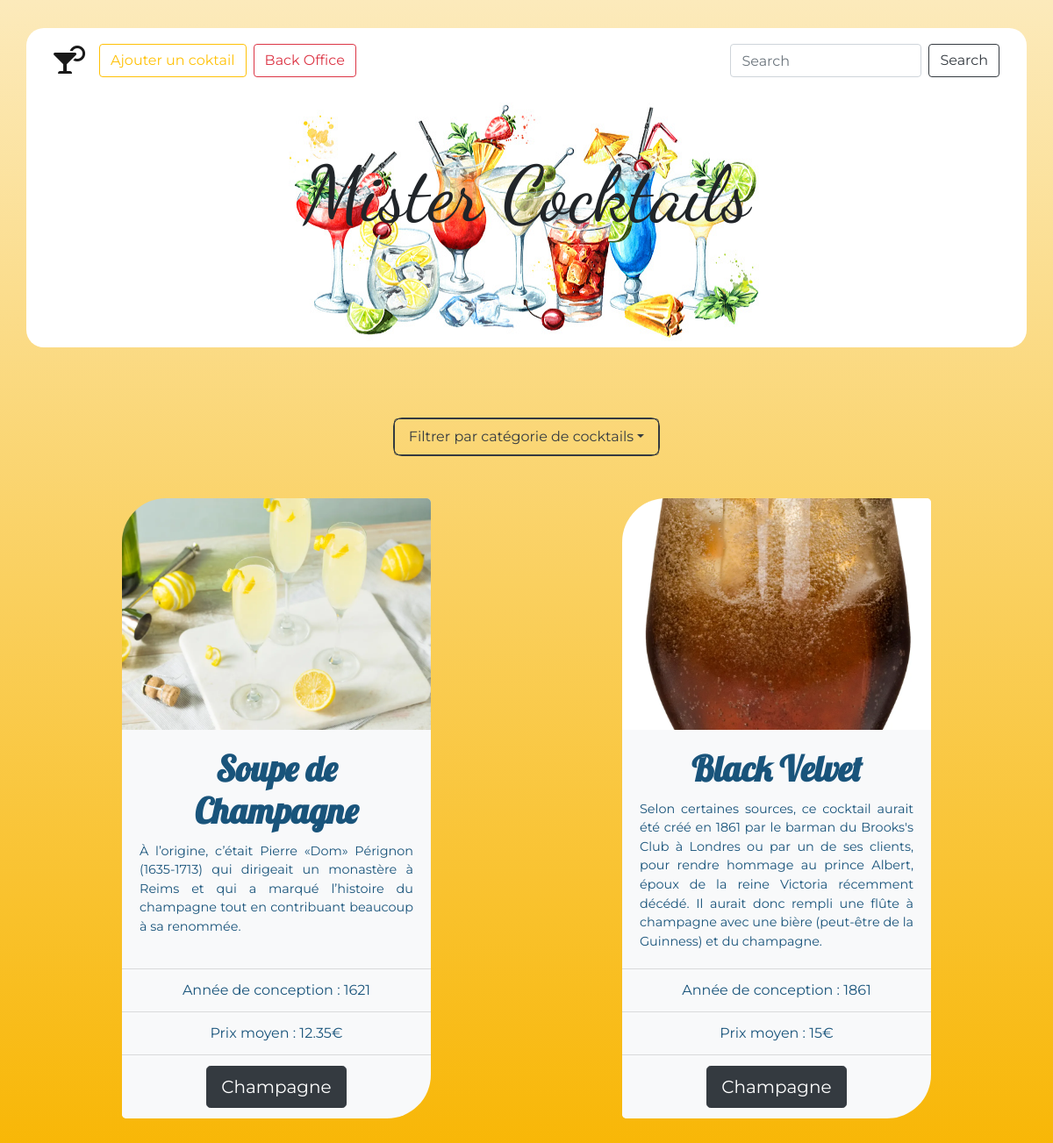
/index.php?categorie=Champagne, run on the app's committed database.
### tables this page shows
CREATE TABLE `Cocktail` (
  `id` int(11) NOT NULL,
  `nom` varchar(255) DEFAULT NULL,
  `description` text,
  `urlPhoto` varchar(255) DEFAULT NULL,
  `dateConception` date DEFAULT NULL,
  `prixMoyen` float DEFAULT NULL,
  `idFamille` int(11) DEFAULT NULL
);

CREATE TABLE `Famille` (
  `id` int(11) NOT NULL,
  `nomFamille` varchar(255) DEFAULT NULL
);

### index.php (called while the page is built, shortened)
<?php
    require 'models/cocktail.php';
    if (isset($_GET['categorie'])) {
        $listeCocktails = listerCocktailsCat($_GET['categorie']);
    }
    else {
        $listeCocktails = listerCocktails();
    }
    include 'templates/index.phtml';
?>

### models/cocktail.php (called while the page is built, shortened)
<?php
    function listerCocktailsCat($categorie) {
        $pdo = connectToDatabase();
        $query = $pdo->prepare("
            SELECT
                Cocktail.id,
                nom,
                nomFamille,
                description,
                urlPhoto,
                YEAR(dateConception) AS anneeConception,
                prixMoyen
            FROM Cocktail
            INNER JOIN Famille ON idFamille = Famille.id
            WHERE nomFamille = ?;
        ");
        $query->execute([ $categorie ]);
        return $query->fetchAll(PDO::FETCH_ASSOC);
    }

### templates/index.phtml (the view, shortened to what this page needs)
<!DOCTYPE html>
<html lang="fr">
<head>
    <link rel="stylesheet" href="https://cdnjs.cloudflare.com/ajax/libs/twitter-bootstrap/4.4.1/css/bootstrap.min.css">
    <link rel="stylesheet" href="https://cdnjs.cloudflare.com/ajax/libs/font-awesome/5.15.2/css/all.min.css" />
    <link rel="stylesheet" href="assets/css/cocktails.css">
</head>
<body>
    <header>
        <div class="container">
            <nav class="navbar navbar-expand-lg navbar-light bg-transparent">
                <a class="navbar-brand" href="index.php"><i class="fas fa-cocktail"></i></a>
                <div class="collapse navbar-collapse" id="navbarSupportedContent">
                    <?php include 'templates/inc/nav.phtml' ?>
                <form action="index.php" class="form-inline my-2 my-lg-0">
                    <input class="form-control mr-sm-2" type="search" placeholder="Search" aria-label="Search" name="recherche">
                    <button class="btn btn-outline-dark my-2 my-sm-0" type="submit">Search</button>
                </form>
            </div>
        </nav>
        <div class="header">
            <h1>Mister Cocktails</h1>
        </div>
    </div>
</header>
        <main>
            <div class="container">
                <div class="nav-item dropdown active border border-dark mb-5">
                    <a class="nav-link dropdown-toggle btn btn-outline-dark" href="#" id="navbarDropdown" role="button" data-toggle="dropdown" aria-haspopup="true" aria-expanded="false">
                    Filtrer par catégorie de cocktails</a>
                </div>
                <div class="row justify-content-around">
                    <?php foreach($listeCocktails AS $sousTableau) { ?>
                    <div class="card cocktail bg-light">
                        <a href="detailsCocktail.php?id=<?=$sousTableau['id']?>"><img src="assets/images/cocktails/<?=$sousTableau['urlPhoto']?>" class="card-img-top" alt="<?=$sousTableau['urlPhoto']?>"></a>
                        <div class="card-body bg-light">
                            <a href="detailsCocktail.php?id=<?=$sousTableau['id']?>"><h5 class="card-title"><?=$sousTableau['nom'] ?></h5></a>
                            <p class="card-text "><?=$sousTableau['description'] ?></p>
                        </div>
                        <ul class="list-group list-group-flush">
                            <li class="list-group-item bg-light">Année de conception : <?=$sousTableau['anneeConception']?></li>
                            <li class="list-group-item bg-light">Prix moyen : <?=$sousTableau['prixMoyen']?>€</li>
                            <li class="list-group-item bg-light text-center"><a class="btn btn-lg btn-dark" href="index.php?categorie=<?=$sousTableau['nomFamille']?>"><?=$sousTableau['nomFamille']?></a></li>
                        </ul>
                    </div>
                    <?php } ?>
                </div>
        </div>
    </main>
</body>
</html>

### assets/css/cocktails.css (style rules this page uses)
* { box-sizing: border-box; }
header { margin-bottom:5rem; }
nav > a:first-child { font-size: 2rem; }
nav a { font-size: 1.3rem; }
header .container { background-color: white; border-radius: 20px; }
.nav-item { width:max-content; border-radius: 10px; }
.header { background: url('../images/banners/banner-3.jpg'); background-size:auto; background-repeat: no-repeat; background-position: center; padding: 4rem 0rem 7rem 0rem; text-align: center; border-radius: 20px; max-width: 575px; margin: 0 auto; }
h1 { font-size: 5.5rem; font-family: 'Dancing Script', cursive; }
body { background: linear-gradient(to bottom, #fceabb, #f8b500); font-family: Montserrat, sans-serif; min-height: 100vh; padding: 2rem 0; }
h5 { color:#19547b; text-align: center; font-size: 2.5rem; font-weight: 900; font-family: 'Lobster', cursive; }
p,ul { color: #19547b; border-right: none !important; border-left:none !important; }
main { display: flex; flex-wrap: wrap; justify-content: space-between; }
nav { width: 100%; margin: 0 auto; }
.cocktail { margin-bottom: 3rem; max-width: 22rem; border-radius:80px 5px; }
.cocktail ul { border-radius:0 0 50px 5px !important; }
.cocktail ul li:nth-child(3) { border-radius:0 0 50px 5px !important; }
.cocktail ul li:nth-child(1) { border-top-width: 1px !important; }
.cocktail img { border-radius:50px 5px 0 0; }
.cocktail .card-text { font-size: 90%; text-align: justify; }
.card { border:none !important; }
main .container > div:first-child { width:fit-content; margin:0 auto; }
.container div { text-align: center; }
button { padding: 1rem 5rem; }
.row { position:relative; }

### data on the page
cocktail: urlPhoto (picture), nom "Soupe de Champagne", description "À l’origine, c’était Pierre «Dom» Pérignon (1635-1713) qui dirigeait un monastère à Reims et qui a marqué l’histoire du champagne tout en contribuant beaucoup à sa renommée.", anneeConception "1621", prixMoyen "12.35", idFamille.nomFamille "Champagne"
cocktail: urlPhoto (picture), nom "Black Velvet", description "Selon certaines sources, ce cocktail aurait été créé en 1861 par le barman du Brooks's Club à Londres ou par un de ses clients, pour rendre hommage au prince Albert, époux de la reine Victoria récemment décédé. Il aurait donc rempli une flûte à champagne avec une bière (peut-être de la Guinness) et du champagne.", anneeConception "1861", prixMoyen "15", idFamille.nomFamille "Champagne"
